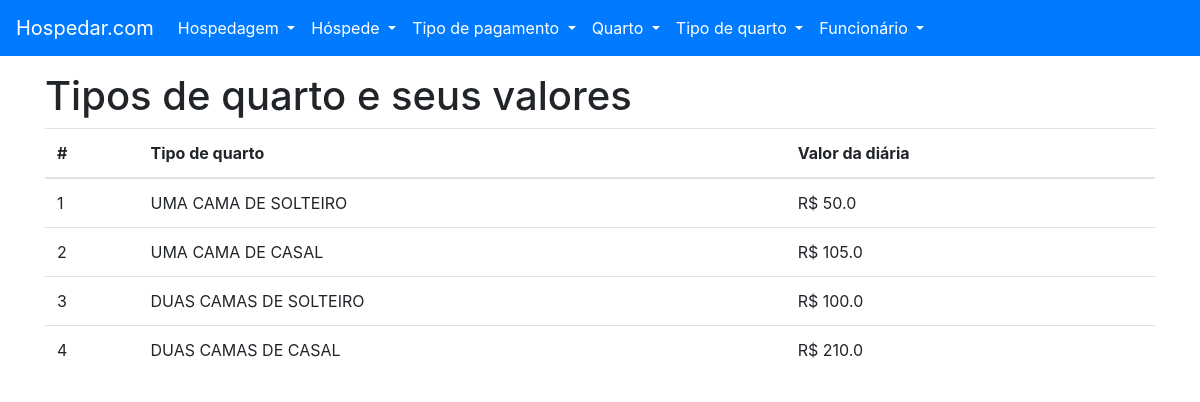
Page /tipo_quarto/listar on the earlier database version.
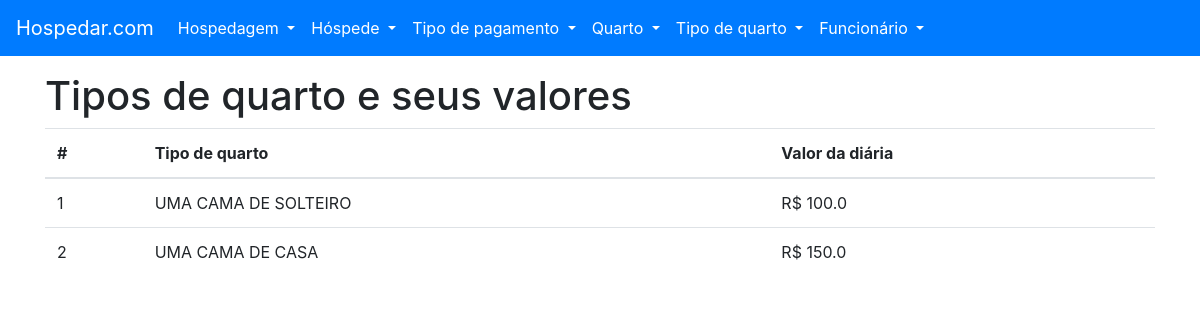
Same page on the later database version.
### tables this page shows
CREATE TABLE "TIPO_QUARTO" (
	"ID_TIPO_QUARTO" INTEGER NOT NULL PRIMARY KEY AUTOINCREMENT UNIQUE,
	"NO_TIPO_QUARTO" VARCHAR(16) NOT NULL UNIQUE,
	"VL_DIARIA" REAL NOT NULL
);

### project/backend/tipo_quarto/views.py (the view)
def listar():
    with TipoQuartoModel(DATABASE_URL) as db:
        try:
            tipo_quarto = db.select_all()
        except (DatabaseException, OperationalError, IntegrityError) as err:
            flash(str(err), 'danger')
            return render_template('tipo_quarto-listar.html')
    return render_template('tipo_quarto-listar.html', tipo_quarto=tipo_quarto)

### project/backend/main/models.py (called while the page is built)
    def __enter__(self):
        self.open()
        return self

    def __exit__(self, exc_type, exc_val, exc_tb):
        self.close()

    @property
    def cursor(self):
        return self._cursor

    def open(self):
        self._connection = sqlite3.connect(self.url)
        self._cursor = self._connection.cursor()

    def close(self):
        self._connection.close()

    def cursor_to_dict(self, cursors: Iterable):
        return [dict(zip(self.__tablecolumns__, cursor)) for cursor in cursors]

    def select_all(self):
        if self._connection:
            return self.cursor_to_dict(self.cursor.execute(f'SELECT * FROM "{self.__tablename__}" ;'))
        raise ProgrammingError('ProgrammingError: Cannot operate on a closed database.')

### project/frontend/templates/tipo_quarto-listar.html (shortened to what this page needs)
{% extends 'base.html' %}
{% from 'macros.html' import flash %}
{% block content %}
    <h1>Tipos de quarto e seus valores</h1>
    <table class="table">
        <thead>
        <tr>
            <th scope="col">#</th>
            <th scope="col">Tipo de quarto</th>
            <th scope="col">Valor da diária</th>
        </tr>
        </thead>
        <tbody>
        {% for tipo in tipo_quarto %}
            <tr>
                <td scope="row">{{ tipo['ID_TIPO_QUARTO'] }}</td>
                <td>{{ tipo['NO_TIPO_QUARTO'] }}</td>
                <td>R$ {{ tipo['VL_DIARIA'] }}</td>
            </tr>
        {% endfor %}
        </tbody>
    </table>
{% endblock content%}

Differences in the rows shown:
removed TIPO_QUARTO: ID_TIPO_QUARTO "3", NO_TIPO_QUARTO "DUAS CAMAS DE SOLTEIRO", VL_DIARIA "100.0"
removed TIPO_QUARTO: ID_TIPO_QUARTO "4", NO_TIPO_QUARTO "DUAS CAMAS DE CASAL", VL_DIARIA "210.0"
changed TIPO_QUARTO "UMA CAMA DE SOLTEIRO": VL_DIARIA "50.0" → "100.0"
changed TIPO_QUARTO id 2: NO_TIPO_QUARTO "UMA CAMA DE CASAL" → "UMA CAMA DE CASA"; VL_DIARIA "105.0" → "150.0"
